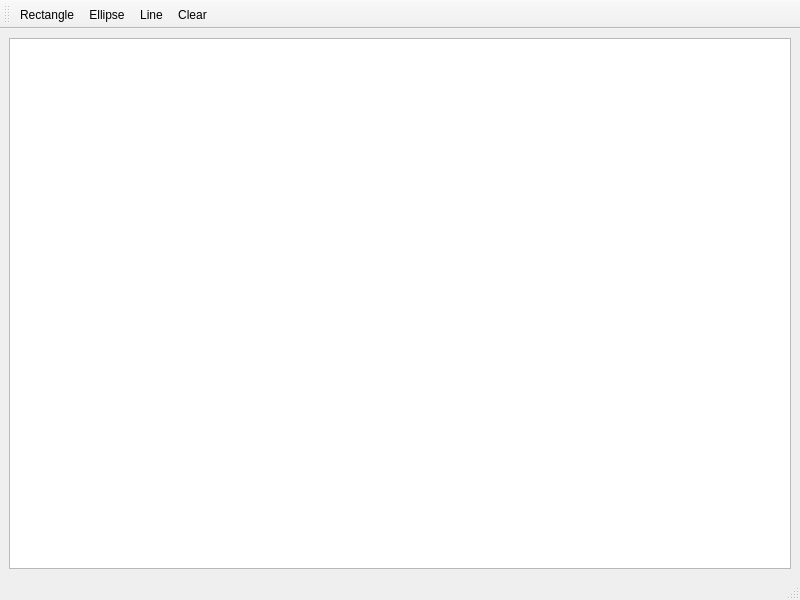
<?xml version="1.0" encoding="UTF-8"?>
<ui version="4.0">
 <class>DrawingApp</class>
 <widget class="QMainWindow" name="DrawingApp">
  <property name="geometry">
   <rect>
    <x>0</x>
    <y>0</y>
    <width>800</width>
    <height>600</height>
   </rect>
  </property>
  <property name="windowTitle">
   <string>Drawing App</string>
  </property>
  <widget class="QWidget" name="centralwidget">
   <layout class="QVBoxLayout" name="verticalLayout">
    <item>
     <widget class="QGraphicsView" name="graphicsView"/>
    </item>
   </layout>
  </widget>
  <widget class="QMenuBar" name="menubar">
   <property name="geometry">
    <rect>
     <x>0</x>
     <y>0</y>
     <width>800</width>
     <height>21</height>
    </rect>
   </property>
  </widget>
  <widget class="QStatusBar" name="statusbar"/>
  <widget class="QToolBar" name="toolBar">
   <property name="windowTitle">
    <string>Tools</string>
   </property>
   <attribute name="toolBarArea">
    <enum>TopToolBarArea</enum>
   </attribute>
   <attribute name="toolBarBreak">
    <bool>false</bool>
   </attribute>
   <addaction name="actionRectangle"/>
   <addaction name="actionEllipse"/>
   <addaction name="actionLine"/>
   <addaction name="actionClear"/>
  </widget>
  <action name="actionRectangle">
   <property name="text">
    <string>Rectangle</string>
   </property>
  </action>
  <action name="actionEllipse">
   <property name="text">
    <string>Ellipse</string>
   </property>
  </action>
  <action name="actionLine">
   <property name="text">
    <string>Line</string>
   </property>
  </action>
  <action name="actionClear">
   <property name="text">
    <string>Clear</string>
   </property>
  </action>
 </widget>
 <resources/>
 <connections/>
</ui>
